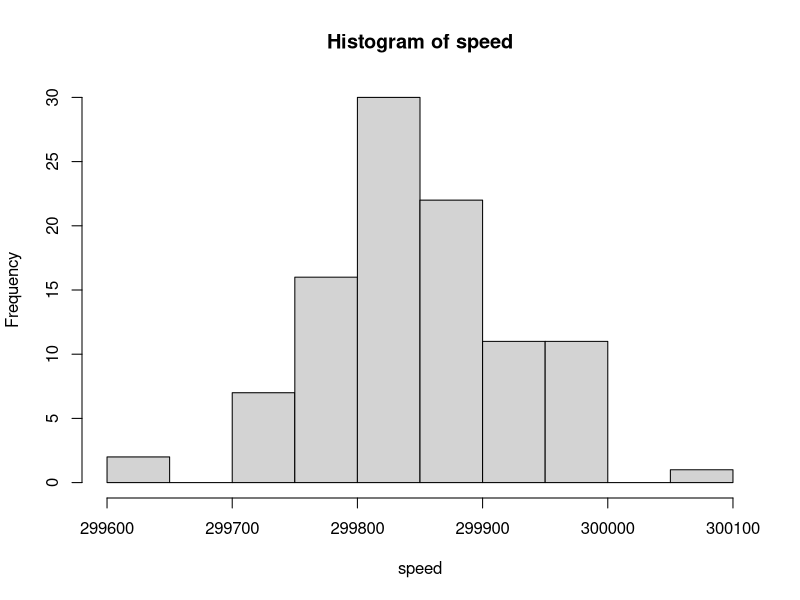

This figure's R source:
#old code from q3
speed <-morley$Speed
speed <- speed + 299000
hist(speed)
m <- mean(speed)
sd <- sd(speed)
mean(speed) - 299272.458


# q1 Get user input
userInput <- scan(n=1)

# q2 Calculate difference between mean of old and user input
diff <- m - userInput
diff

#q3
k <- 1.5
iqr <-IQR(speed)
q3<-quantile(speed, probs = 0.75)
q1<-quantile(speed, probs = 0.25)
lowerThreshold <- q1 - k*iqr
upperThreshold <- q3 + k*iqr
lowerThreshold
upperThreshold
